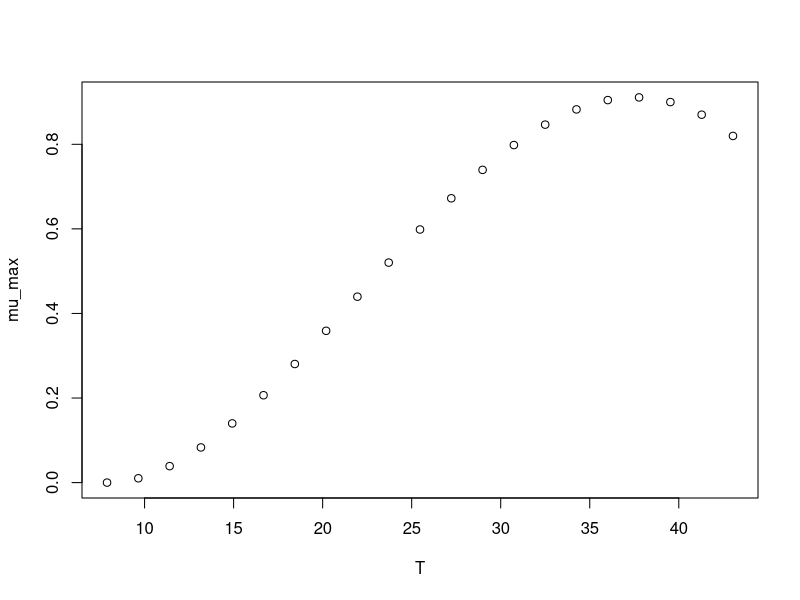

This chart was generated by the following R code:
#############################
# start of Parameter script
#############################
T <- seq(7.89210789210789,43.043,length.out=21)
#############################
# end of Parameter script
#############################
############################# 
# start of Model script Gropin ID 1168 
#############################
 
# constant coefficients for this model
 
variables <- data.frame(T)
argumentsPar <- expand.grid(variables)
 
# heart of the model
response_surface <- function(T) {
   mumax <-(0.911*(T-53.69)*((T-7.90)^2))/(((37.56-7.90)*(T-37.56)-(37.56-53.69)*(37.56+7.90-2*T))*(37.56-7.90))

return(mumax=mumax)
} 

# output parameters
mumax <- cbind(argumentsPar,response_surface(argumentsPar['T']))
colnames(mumax) <- c(colnames(argumentsPar),'mumax')
#############################
# End of Model script
#############################
############################# 
# start of Visualisation script Gropin ID 1168 
#############################
plot(T,mumax$mumax,
                          xlab='T',
                          ylab='mu_max')
#############################
# End of Visualisation script
#############################
